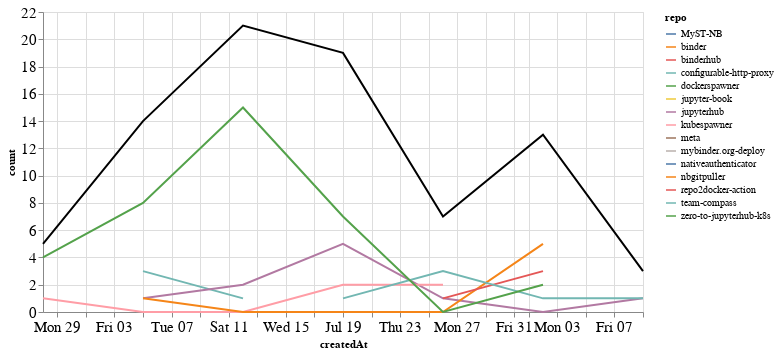

Notebook cell for this chart:
### Markdown cell above
## Comments

### Code cell
comments_time = comments.groupby('repo').resample('W', on='createdAt').count()['author'].reset_index()
comments_time = comments_time.rename(columns={'author': 'count'})
comments_time_total = comments_time.groupby('createdAt').agg({"count": "sum"}).reset_index()
ch1 = alt.Chart(comments_time, width=600).mark_line().encode(
    x='createdAt',
    y='count',
    color='repo',
    tooltip="repo"
)

ch2 = alt.Chart(comments_time_total, width=600).mark_line(color="black").encode(
    x='createdAt',
    y='count',
)

ch1 + ch2

### Figure 1 — Vega-Lite specification as saved in the notebook (floating-point values rounded to 4 significant figures)
{"config": {"axisLeft": {"labelFontSize": 15}, "axisBottom": {"labelFontSize": 15}}, "layer": [{"data": {"name": "data-3fb5b70c025b04eb156ca20a6874304c"}, "mark": "line", "encoding": {"color": {"type": "nominal", "field": "repo"}, "tooltip": {"type": "nominal", "field": "repo"}, "x": {"type": "temporal", "field": "createdAt"}, "y": {"type": "quantitative", "field": "count"}}, "width": 600}, {"data": {"name": "data-3ded636c513d87eadb708a29a40f78e1"}, "mark": {"type": "line", "color": "black"}, "encoding": {"x": {"type": "temporal", "field": "createdAt"}, "y": {"type": "quantitative", "field": "count"}}, "width": 600}], "$schema": "https://vega.github.io/schema/vega-lite/v4.8.1.json", "datasets": {"data-3fb5b70c025b04eb156ca20a6874304c": [{"repo": "MyST-NB", "createdAt": "2020-08-02T00:00:00", "count": 2}, {"repo": "binder", "createdAt": "2020-07-19T00:00:00", "count": 2}, {"repo": "binderhub", "createdAt": "2020-08-09T00:00:00", "count": 1}, {"repo": "configurable-http-proxy", "createdAt": "2020-07-05T00:00:00", "count": 3}, {"repo": "configurable-http-proxy", "createdAt": "2020-07-12T00:00:00", "count": 1}, {"repo": "dockerspawner", "createdAt": "2020-07-05T00:00:00", "count": 1}, {"repo": "jupyter-book", "createdAt": "2020-07-12T00:00:00", "count": 1}, {"repo": "jupyterhub", "createdAt": "2020-07-05T00:00:00", "count": 1}, {"repo": "jupyterhub", "createdAt": "2020-07-12T00:00:00", "count": 2}, {"repo": "jupyterhub", "createdAt": "2020-07-19T00:00:00", "count": 5}, {"repo": "jupyterhub", "createdAt": "2020-07-26T00:00:00", "count": 1}, {"repo": "jupyterhub", "createdAt": "2020-08-02T00:00:00", "count": 0}, {"repo": "jupyterhub", "createdAt": "2020-08-09T00:00:00", "count": 1}, {"repo": "kubespawner", "createdAt": "2020-06-28T00:00:00", "count": 1}, {"repo": "kubespawner", "createdAt": "2020-07-05T00:00:00", "count": 0}, {"repo": "kubespawner", "createdAt": "2020-07-12T00:00:00", "count": 0}, {"repo": "kubespawner", "createdAt": "2020-07-19T00:00:00", "count": 2}, {"repo": "kubespawner", "createdAt": "2020-07-26T00:00:00", "count": 2}, {"repo": "meta", "createdAt": "2020-07-19T00:00:00", "count": 2}, {"repo": "mybinder.org-deploy", "createdAt": "2020-07-12T00:00:00", "count": 1}, {"repo": "nativeauthenticator", "createdAt": "2020-07-12T00:00:00", "count": 1}, {"repo": "nbgitpuller", "createdAt": "2020-07-05T00:00:00", "count": 1}, {"repo": "nbgitpuller", "createdAt": "2020-07-12T00:00:00", "count": 0}, {"repo": "nbgitpuller", "createdAt": "2020-07-19T00:00:00", "count": 0}, {"repo": "nbgitpuller", "createdAt": "2020-07-26T00:00:00", "count": 0}, {"repo": "nbgitpuller", "createdAt": "2020-08-02T00:00:00", "count": 5}, {"repo": "repo2docker-action", "createdAt": "2020-07-26T00:00:00", "count": 1}, {"repo": "repo2docker-action", "createdAt": "2020-08-02T00:00:00", "count": 3}, {"repo": "team-compass", "createdAt": "2020-07-19T00:00:00", "count": 1}, {"repo": "team-compass", "createdAt": "2020-07-26T00:00:00", "count": 3}, {"repo": "team-compass", "createdAt": "2020-08-02T00:00:00", "count": 1}, {"repo": "team-compass", "createdAt": "2020-08-09T00:00:00", "count": 1}, {"repo": "zero-to-jupyterhub-k8s", "createdAt": "2020-06-28T00:00:00", "count": 4}, {"repo": "zero-to-jupyterhub-k8s", "createdAt": "2020-07-05T00:00:00", "count": 8}, {"repo": "zero-to-jupyterhub-k8s", "createdAt": "2020-07-12T00:00:00", "count": 15}, {"repo": "zero-to-jupyterhub-k8s", "createdAt": "2020-07-19T00:00:00", "count": 7}, {"repo": "zero-to-jupyterhub-k8s", "createdAt": "2020-07-26T00:00:00", "count": 0}, {"repo": "zero-to-jupyterhub-k8s", "createdAt": "2020-08-02T00:00:00", "count": 2}], "data-3ded636c513d87eadb708a29a40f78e1": [{"createdAt": "2020-06-28T00:00:00", "count": 5}, {"createdAt": "2020-07-05T00:00:00", "count": 14}, {"createdAt": "2020-07-12T00:00:00", "count": 21}, {"createdAt": "2020-07-19T00:00:00", "count": 19}, {"createdAt": "2020-07-26T00:00:00", "count": 7}, {"createdAt": "2020-08-02T00:00:00", "count": 13}, {"createdAt": "2020-08-09T00:00:00", "count": 3}]}}
